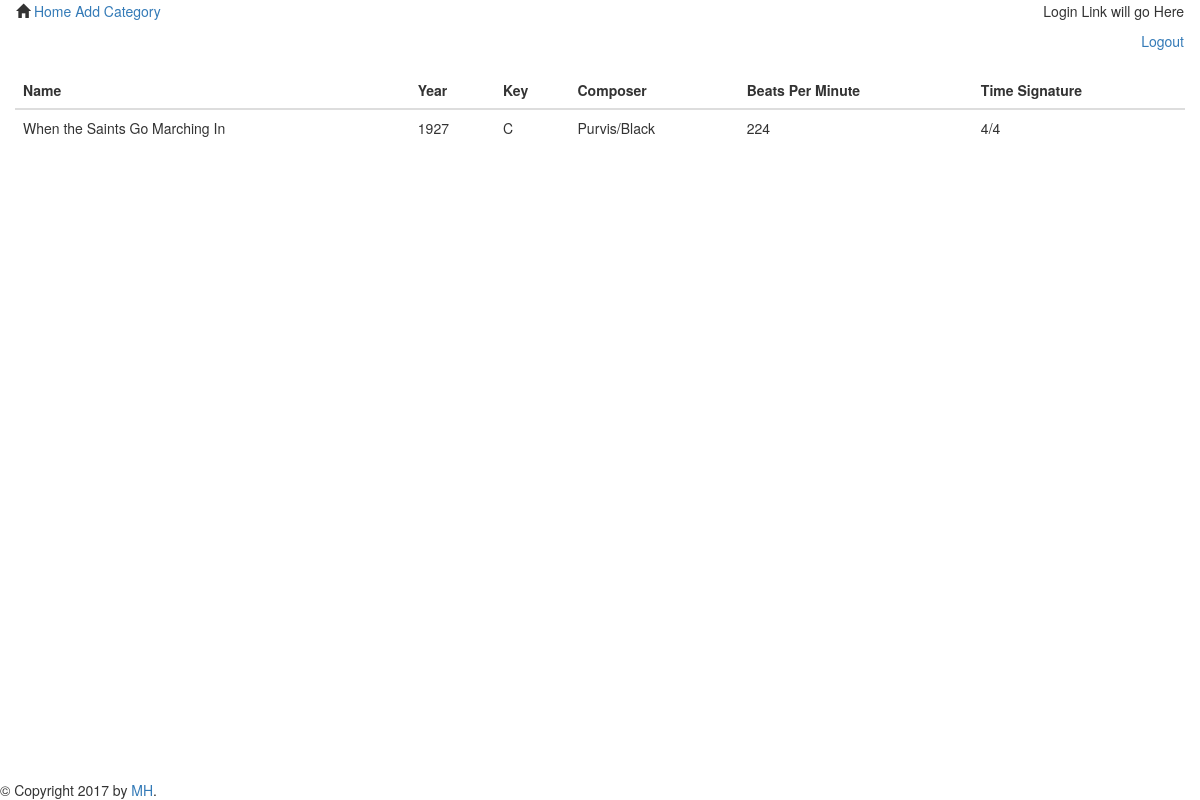
/index/Aa/39/When the Saints Go Marching In/636, run on the app's committed database.
### songsdb_setup.py (models this page shows)
class Song(Base):
    __tablename__ = 'allsongs'
    id = Column(Integer, primary_key = True)
    name = Column(String, nullable = False)
    key = Column(String, nullable = False)
    year = Column(Integer, nullable = False)
    composer = Column(String, nullable = False)
    bpm = Column(Integer, nullable = False)
    timesig = Column(String, nullable = False)
    source = Column(String, nullable = False)
    category_id = Column(Integer, ForeignKey('category.id'))
    category = relationship(Category)

### application.py (the view)
@app.route('/index/<category>/<int:category_id>/<name>/<int:song_id>')
def showSongInfo(category, category_id, song_id, name):
    song = session.query(Song).filter(Song.id == song_id).one()
    return render_template('songinfo.html', song = song, name = name)

### templates/songinfo.html
{% extends "main.html" %}
{% block content %}
<div class="col-lg-12">
    <table class="table table-hover">
    <thead>
      <tr>
        <th>Name</th>
        <th>Year</th>
        <th>Key</th>
        <th>Composer</th>
        <th>Beats Per Minute</th>
        <th>Time Signature</th>
      </tr>
    </thead>
    <tbody>
      <tr>
        <td>{{ name }}</td>
        <td>{{ song.year }}</td>
        <td>{{ song.key }}</td>
        <td>{{ song.composer }}</td>
        <td>{{ song.bpm }}</td>
        <td>{{ song.timesig }}</td>
      </tr>
    </tbody>
  </table>
</div>
{% endblock %}

### data on the page
Song: name "When the Saints Go Marching In", year "1927", key "C", composer "Purvis/Black", bpm "224", timesig "4/4"
